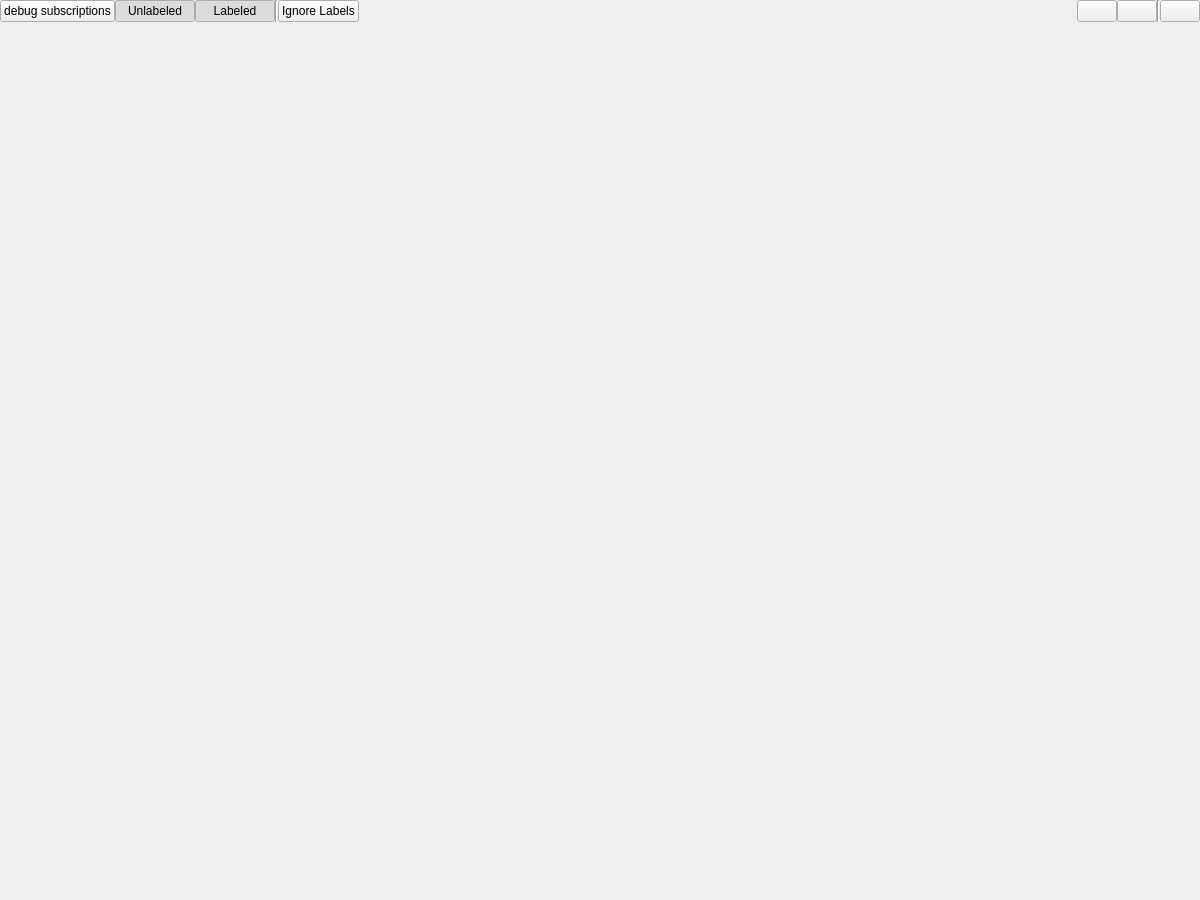
<?xml version="1.0" encoding="UTF-8"?>
<ui version="4.0">
 <class>MainWindow</class>
 <widget class="QMainWindow" name="MainWindow">
  <property name="geometry">
   <rect>
    <x>0</x>
    <y>0</y>
    <width>1200</width>
    <height>900</height>
   </rect>
  </property>
  <property name="windowTitle">
   <string>Multispectral Image Viewer</string>
  </property>
  <property name="windowIcon">
   <iconset resource="docks/gerbil.qrc">
    <normaloff>:/logoicon</normaloff>:/logoicon</iconset>
  </property>
  <widget class="QWidget" name="centralWidget">
   <layout class="QVBoxLayout" name="verticalLayout_4">
    <property name="spacing">
     <number>0</number>
    </property>
    <property name="leftMargin">
     <number>0</number>
    </property>
    <property name="topMargin">
     <number>0</number>
    </property>
    <property name="rightMargin">
     <number>0</number>
    </property>
    <property name="bottomMargin">
     <number>0</number>
    </property>
    <item>
     <layout class="QVBoxLayout" name="centralLayout">
      <item>
       <layout class="QHBoxLayout" name="toolbarLayout">
        <item>
         <widget class="QPushButton" name="subscriptionsDebugButton">
          <property name="text">
           <string>debug subscriptions</string>
          </property>
         </widget>
        </item>
        <item>
         <widget class="QPushButton" name="nonmarkButton">
          <property name="toolTip">
           <string>draw vectors of unlabeled pixels</string>
          </property>
          <property name="text">
           <string>Unlabeled</string>
          </property>
          <property name="checkable">
           <bool>true</bool>
          </property>
          <property name="checked">
           <bool>true</bool>
          </property>
         </widget>
        </item>
        <item>
         <widget class="QPushButton" name="markButton">
          <property name="toolTip">
           <string>draw vectors of labeled pixels</string>
          </property>
          <property name="text">
           <string>Labeled</string>
          </property>
          <property name="checkable">
           <bool>true</bool>
          </property>
          <property name="checked">
           <bool>true</bool>
          </property>
         </widget>
        </item>
        <item>
         <widget class="Line" name="line_2">
          <property name="orientation">
           <enum>Qt::Vertical</enum>
          </property>
         </widget>
        </item>
        <item>
         <widget class="QPushButton" name="ignoreButton">
          <property name="toolTip">
           <string>draw all vectors label-free</string>
          </property>
          <property name="text">
           <string>Ignore Labels</string>
          </property>
          <property name="checkable">
           <bool>true</bool>
          </property>
         </widget>
        </item>
        <item>
         <spacer name="horizontalSpacer">
          <property name="orientation">
           <enum>Qt::Horizontal</enum>
          </property>
          <property name="sizeHint" stdset="0">
           <size>
            <width>1</width>
            <height>1</height>
           </size>
          </property>
         </spacer>
        </item>
        <item>
         <widget class="QPushButton" name="addButton">
          <property name="toolTip">
           <string>add to current label</string>
          </property>
          <property name="text">
           <string/>
          </property>
          <property name="icon">
           <iconset resource="docks/gerbil.qrc">
            <normaloff>:/icons/Gerbil/scalable/list-add.svg</normaloff>:/icons/Gerbil/scalable/list-add.svg</iconset>
          </property>
          <property name="iconSize">
           <size>
            <width>16</width>
            <height>16</height>
           </size>
          </property>
         </widget>
        </item>
        <item>
         <widget class="QPushButton" name="remButton">
          <property name="toolTip">
           <string>remove from current label</string>
          </property>
          <property name="text">
           <string/>
          </property>
          <property name="icon">
           <iconset resource="docks/gerbil.qrc">
            <normaloff>:/icons/Gerbil/scalable/list-remove.svg</normaloff>:/icons/Gerbil/scalable/list-remove.svg</iconset>
          </property>
          <property name="iconSize">
           <size>
            <width>16</width>
            <height>16</height>
           </size>
          </property>
         </widget>
        </item>
        <item>
         <widget class="Line" name="line_3">
          <property name="orientation">
           <enum>Qt::Vertical</enum>
          </property>
         </widget>
        </item>
        <item>
         <widget class="QPushButton" name="docksButton">
          <property name="toolTip">
           <string>select available dock windows</string>
          </property>
          <property name="text">
           <string/>
          </property>
          <property name="icon">
           <iconset resource="docks/gerbil.qrc">
            <normaloff>:/icons/Gerbil/scalable/preferences-system-windows.svg</normaloff>:/icons/Gerbil/scalable/preferences-system-windows.svg</iconset>
          </property>
          <property name="iconSize">
           <size>
            <width>16</width>
            <height>16</height>
           </size>
          </property>
         </widget>
        </item>
       </layout>
      </item>
      <item>
       <layout class="QVBoxLayout" name="distviewLayout">
        <property name="spacing">
         <number>0</number>
        </property>
        <property name="leftMargin">
         <number>4</number>
        </property>
        <property name="topMargin">
         <number>4</number>
        </property>
        <property name="bottomMargin">
         <number>4</number>
        </property>
        <item>
         <spacer name="verticalSpacer">
          <property name="orientation">
           <enum>Qt::Vertical</enum>
          </property>
          <property name="sizeHint" stdset="0">
           <size>
            <width>0</width>
            <height>0</height>
           </size>
          </property>
         </spacer>
        </item>
       </layout>
      </item>
     </layout>
    </item>
   </layout>
  </widget>
 </widget>
 <resources>
  <include location="docks/gerbil.qrc"/>
 </resources>
 <connections/>
</ui>
